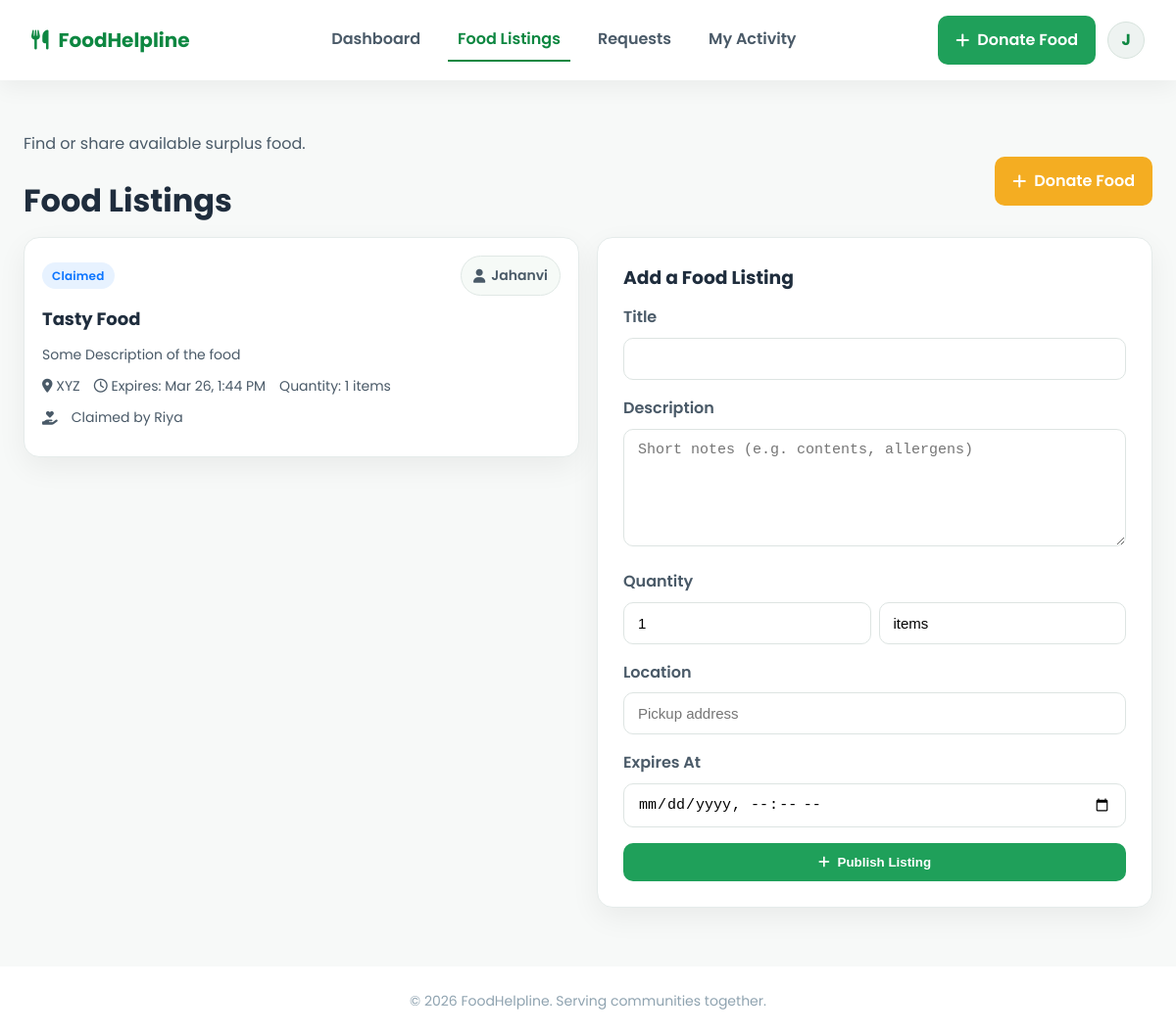
The page /food_listings.php (signed in) on the database its author committed.
### tables this page shows
CREATE TABLE IF NOT EXISTS `users` (
  `id` int NOT NULL AUTO_INCREMENT,
  `name` varchar(100) DEFAULT NULL,
  `email` varchar(100) DEFAULT NULL,
  `phone` varchar(15) DEFAULT NULL,
  `address` varchar(255) DEFAULT NULL,
  `organization` varchar(255) DEFAULT NULL,
  `password` varchar(255) DEFAULT NULL,
  `role` enum('admin','donor','receiver','volunteer') DEFAULT NULL,
  `profile_completed` tinyint(1) NOT NULL DEFAULT '0',
  `status` tinyint DEFAULT '1',
  `created_at` timestamp NULL DEFAULT CURRENT_TIMESTAMP,
  PRIMARY KEY (`id`),
  UNIQUE KEY `email` (`email`)
);

CREATE TABLE IF NOT EXISTS `food_listings` (
  `id` int NOT NULL AUTO_INCREMENT,
  `user_id` int NOT NULL,
  `title` varchar(255) NOT NULL,
  `description` text,
  `quantity` int DEFAULT '1',
  `unit` varchar(50) DEFAULT 'items',
  `location` varchar(255) NOT NULL,
  `expires_at` datetime DEFAULT NULL,
  `status` enum('available','claimed','completed','expired') DEFAULT 'available',
  `claimed_by` int DEFAULT NULL,
  `volunteer_id` int DEFAULT NULL,
  `created_at` timestamp NULL DEFAULT CURRENT_TIMESTAMP,
  PRIMARY KEY (`id`),
  KEY `user_id` (`user_id`),
  KEY `claimed_by` (`claimed_by`),
  KEY `volunteer_id` (`volunteer_id`)
);

### includes/helpers.php (called while the page is built, shortened)
<?php
function safe($value) {
    return htmlspecialchars($value ?? '', ENT_QUOTES, 'UTF-8');
}
function formatDate($dateString, $format = 'M j, Y') {
    return date($format, strtotime($dateString));
}
function statusBadge(string $status): array {
    $map = [
        'available'  => ['label' => 'Available', 'class' => 'badge green'],
        'claimed'    => ['label' => 'Claimed', 'class' => 'badge blue'],
        'completed'  => ['label' => 'Completed', 'class' => 'badge gray'],
        'expired'    => ['label' => 'Expired', 'class' => 'badge gray'],
        'open'       => ['label' => 'Open', 'class' => 'badge blue'],
        'picked_up'  => ['label' => 'Picked Up', 'class' => 'badge amber'],
        'delivered'  => ['label' => 'Delivered', 'class' => 'badge green'],
        'closed'     => ['label' => 'Closed', 'class' => 'badge gray'],
    ];
    return $map[$status] ?? ['label' => ucfirst($status), 'class' => 'badge gray'];
}

### food_listings.php (the view, shortened to what this page needs)
<?php
$active = "listings";
include("includes/header.php");
include("includes/helpers.php");
$listings = $conn->query("SELECT fl.*,
    u.name AS donor_name,
    rc.name AS receiver_name,
    vol.name AS volunteer_name
    FROM food_listings fl
    LEFT JOIN users u ON u.id = fl.user_id
    LEFT JOIN users rc ON rc.id = fl.claimed_by
    LEFT JOIN users vol ON vol.id = fl.volunteer_id
    ORDER BY CASE WHEN fl.status='available' THEN 0 WHEN fl.status='claimed' THEN 1 ELSE 2 END, fl.expires_at ASC
")->fetchAll(PDO::FETCH_ASSOC);
?>
<section class="page">
    <div class="section-head" style="margin-bottom:6px;">
        <div>
            <p class="lead">Find or share available surplus food.</p>
            <h1>Food Listings</h1>
        </div>
        <?php if ($currentUser['role'] === 'donor' || $currentUser['role'] === 'admin'): ?>
            <a class="btn warning" href="#donate"><i class="fas fa-plus"></i> Donate Food</a>
        <?php endif; ?>
    </div>
    <div class="grid two">
        <div>
            <?php if (count($listings) === 0): ?>
                <div class="empty">No listings yet. <?php if ($currentUser['role']==='donor'): ?>Be the first to donate!<?php endif; ?></div>
            <?php else: ?>
                <div class="grid cards">
                    <?php foreach ($listings as $listing): ?>
                        <?php $badge = statusBadge($listing['status']); ?>
                        <div class="listing-card">
                            <div class="meta" style="justify-content: space-between;">
                                <span class="<?php echo $badge['class']; ?>"><?php echo $badge['label']; ?></span>
                                <span class="pill"><i class="fas fa-user"></i> <?php echo safe($listing['donor_name']); ?></span>
                            </div>
                            <h4><?php echo safe($listing['title']); ?></h4>
                            <?php if ($listing['description']): ?>
                                <p class="meta" style="color:var(--gray-700);"><?php echo safe($listing['description']); ?></p>
                            <?php endif; ?>
                            <div class="meta">
                                <span><i class="fas fa-map-marker-alt"></i> <?php echo safe($listing['location']); ?></span>
                                <?php if ($listing['expires_at']): ?>
                                    <span><i class="far fa-clock"></i> Expires: <?php echo formatDate($listing['expires_at'], 'M j, g:i A'); ?></span>
                                <?php endif; ?>
                                <span>Quantity: <?php echo (int)$listing['quantity'] . ' ' . safe($listing['unit']); ?></span>
                            </div>
                            <?php if ($listing['claimed_by']): ?>
                                <div class="meta">
                                    <i class="fas fa-hand-holding-heart"></i> Claimed by <?php echo safe($listing['receiver_name']); ?>
                                </div>
                            <?php elseif ($listing['volunteer_name']): ?>
                                <div class="meta"><i class="fas fa-route"></i> Volunteer: <?php echo safe($listing['volunteer_name']); ?></div>
                            <?php endif; ?>
                        </div>
                    <?php endforeach; ?>
                </div>
            <?php endif; ?>
        </div>
        <?php if ($currentUser['role'] === 'donor' || $currentUser['role'] === 'admin'): ?>
            <div id="donate">
                <div class="form-card">
                    <h3 style="margin-bottom:12px;">Add a Food Listing</h3>
                    <form method="POST">
                        <div class="form-group">
                            <label>Title</label>
                            <input type="text" name="title" required>
                        </div>
                        <div class="form-group">
                            <label>Description</label>
                            <textarea name="description" placeholder="Short notes (e.g. contents, allergens)"></textarea>
                        </div>
                        <div class="form-group">
                            <label>Quantity</label>
                            <div style="display:flex; gap:8px;">
                            <input type="number" name="quantity" min="1" value="1" style="flex:1;" required>
                            <input type="text" name="unit" value="items" style="flex:1;" required>
                        </div>
                    </div>
                        <div class="form-group">
                            <label>Location</label>
                            <input type="text" name="location" required placeholder="Pickup address">
                        </div>
                        <div class="form-group">
                            <label>Expires At</label>
                            <input type="datetime-local" name="expires_at">
                        </div>
                        <button type="submit" name="add_listing" class="btn primary full"><i class="fas fa-plus"></i> Publish Listing</button>
                    </form>
                </div>
            </div>
        <?php endif; ?>
    </div>
</section>
<?php include("includes/footer.php"); ?>

### includes/header.php (shortened to what this page needs)
<?php
include_once __DIR__ . '/db.php';
$active = $active ?? '';
$userStmt = $conn->prepare("SELECT * FROM users WHERE id = ? LIMIT 1");
$userStmt->execute([$_SESSION['user_id']]);
$currentUser = $userStmt->fetch(PDO::FETCH_ASSOC);
$firstInitial = strtoupper(substr($currentUser['name'], 0, 1));
?>
<!DOCTYPE html>
<html lang="en">
<head>
    <link rel="stylesheet" href="https://cdnjs.cloudflare.com/ajax/libs/font-awesome/6.4.2/css/all.min.css">
    <link rel="stylesheet" href="<?php echo BASE_URL; ?>assets/css/style.css">
</head>
<body class="app-body">
<header class="app-nav">
    <div class="brand">
        <a href="<?php echo BASE_URL; ?>dashboard.php">
            <i class="fas fa-utensils"></i>
            <span>FoodHelpline</span>
        </a>
    </div>
    <nav class="nav-links">
        <a class="<?php echo $active === 'dashboard' ? 'active' : ''; ?>" href="<?php echo BASE_URL; ?>dashboard.php">Dashboard</a>
        <a class="<?php echo $active === 'listings' ? 'active' : ''; ?>" href="<?php echo BASE_URL; ?>food_listings.php">Food Listings</a>
        <a class="<?php echo $active === 'requests' ? 'active' : ''; ?>" href="<?php echo BASE_URL; ?>requests.php">Requests</a>
        <a class="<?php echo $active === 'activity' ? 'active' : ''; ?>" href="<?php echo BASE_URL; ?>activity.php">My Activity</a>
    </nav>
    <div class="nav-cta">
        <?php if ($currentUser['role'] === 'receiver'): ?>
            <a class="btn ghost" href="<?php echo BASE_URL; ?>requests.php#new-request"><i class="far fa-heart"></i> Request Help</a>
        <?php elseif ($currentUser['role'] === 'donor'): ?>
            <a class="btn primary" href="<?php echo BASE_URL; ?>food_listings.php#donate"><i class="fas fa-plus"></i> Donate Food</a>
        <?php elseif ($currentUser['role'] === 'volunteer'): ?>
            <a class="btn ghost" href="<?php echo BASE_URL; ?>activity.php"><i class="fas fa-route"></i> View Tasks</a>
        <?php endif; ?>
        <div class="avatar" data-dropdown="user-menu">
            <?php echo htmlspecialchars($firstInitial); ?>
        </div>
    </div>
</header>
<main>

### assets/css/style.css (style rules this page uses)
:root { --green: #1fa05a; --green-dark: #0d8741; --yellow: #f4ad22; --red: #d94141; --gray-900: #1f2d3d; --gray-700: #4a5a68; --gray-500: #8fa3b0; --gray-300: #dce5eb; --gray-100: #f7f9f8; --card-shadow: 0 10px 30px rgba(0, 0, 0, 0.06); font-family: "Poppins", system-ui, -apple-system, sans-serif; }
* { box-sizing: border-box; margin: 0; padding: 0; }
body { background: var(--gray-100); color: var(--gray-900); line-height: 1.6; }
a { color: var(--green); text-decoration: none; }
.btn { display: inline-flex; align-items: center; gap: 8px; border: none; border-radius: 10px; padding: 12px 18px; font-weight: 600; cursor: pointer; transition: all 0.2s ease; text-decoration: none; }
.btn.primary { background: var(--green); color: #fff; }
.btn.warning { background: var(--yellow); color: #fff; }
.btn.full { width: 100%; justify-content: center; }
.badge { display: inline-flex; align-items: center; padding: 4px 10px; border-radius: 20px; font-size: 12px; font-weight: 600; letter-spacing: 0.2px; }
.badge.blue { background: #e7f2ff; color: #0c75ff; }
.app-body { min-height: 100vh; }
.app-nav { position: sticky; top: 0; z-index: 50; background: #fff; display: flex; align-items: center; justify-content: space-between; padding: 16px 32px; box-shadow: 0 8px 22px rgba(0, 0, 0, 0.05); }
.brand a { display: inline-flex; align-items: center; gap: 10px; font-size: 20px; font-weight: 700; color: var(--green-dark); }
.nav-links { display: flex; gap: 18px; }
.nav-links a { color: var(--gray-700); font-weight: 600; padding: 8px 10px; border-bottom: 2px solid transparent; }
.nav-links a.active { color: var(--green-dark); border-color: var(--green-dark); }
.nav-cta { display: flex; align-items: center; gap: 12px; position: relative; }
.avatar { width: 38px; height: 38px; border-radius: 50%; background: #eef3f1; color: var(--green-dark); display: grid; place-items: center; font-weight: 700; cursor: pointer; border: 1px solid #d7e3dd; }
.page { max-width: 1200px; margin: 0 auto; padding: 32px 24px 60px; }
.page h1 { font-size: 32px; margin-bottom: 6px; }
.page p.lead { color: var(--gray-700); margin-bottom: 20px; }
.grid { display: grid; gap: 18px; }
.grid.two { grid-template-columns: repeat(auto-fit, minmax(320px, 1fr)); }
.grid.cards { grid-template-columns: repeat(auto-fit, minmax(280px, 1fr)); }
.section-head { display: flex; justify-content: space-between; align-items: center; margin: 20px 0 12px; }
.section-head a { font-weight: 600; color: var(--green-dark); }
.listing-card, .request-card { display: grid; gap: 10px; background: #fff; border: 1px solid #e5ebea; border-radius: 16px; padding: 18px; box-shadow: var(--card-shadow); }
.listing-card h4, .request-card h4 { font-size: 18px; }
.listing-card .meta, .request-card .meta { color: var(--gray-700); font-size: 14px; display: flex; gap: 14px; align-items: center; flex-wrap: wrap; }
.pill { display: inline-flex; align-items: center; gap: 6px; padding: 8px 12px; border-radius: 999px; border: 1px solid #e0e8e5; background: #f6faf7; color: var(--gray-700); font-weight: 600; font-size: 14px; }
.form-card { max-width: 680px; margin: 0 auto; background: #fff; padding: 26px; border-radius: 16px; border: 1px solid #e5ebea; box-shadow: var(--card-shadow); }
.form-group { margin-bottom: 16px; }
.form-group label { display: block; font-weight: 600; margin-bottom: 8px; color: var(--gray-700); }
.form-group input, .form-group select, .form-group textarea { width: 100%; border: 1px solid #dde4e2; border-radius: 10px; padding: 12px 14px; font-size: 15px; outline: none; transition: border 0.2s ease, box-shadow 0.2s ease; }
.form-group textarea { min-height: 120px; resize: vertical; }
.section-head { display: flex; justify-content: space-between; align-items: center; margin-bottom: 24px; }
.cards { display: grid; grid-template-columns: repeat(auto-fit, minmax(240px, 1fr)); gap: 28px; }

### rows shown on the page
users: name "J"
food_listings: status "Claimed", user.name "Jahanvi", title "Tasty Food", description "Some Description of the food", location "XYZ", expires_at "Mar 26, 1:44 PM", quantity "1", unit "items", users.name "Riya"
